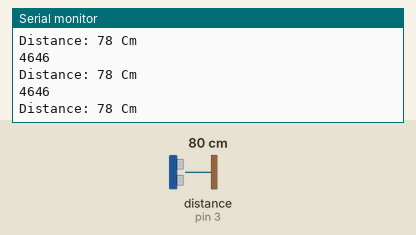
A sketch run on a simulated Arduino Uno, built with avr-gcc and run on an emulated ATmega328P. Shown: the last lines printed to the serial monitor. Wiring (inferred from the names in the program): ultrasonic range finder: trigger pin 2; echo pin 3. Inputs (shaded band) come from the test bench; at power-on: distance to the obstacle (sensor on pin 3) 80 cm. The echo pulse lasts 58.3 µs per cm.

Above: at 1.2 s.
1.3 s: distance to the obstacle (sensor on pin 3) set to 60 cm
At 1.36 s:
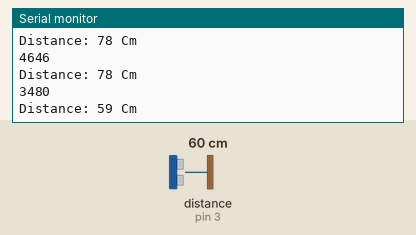
4.3 s: distance to the obstacle (sensor on pin 3) set to 4 cm
At 4.3 s:
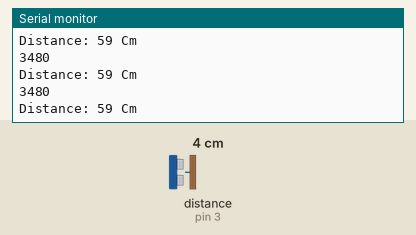
5.8 s: distance to the obstacle (sensor on pin 3) set to 18 cm
At 5.84 s:
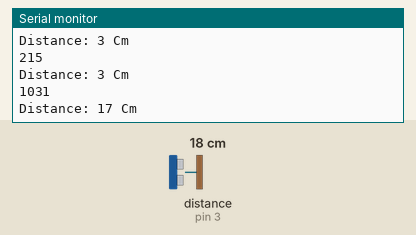
Timing chart, 0 to 8.8 s (numbered marks = the images above; inputs shaded):
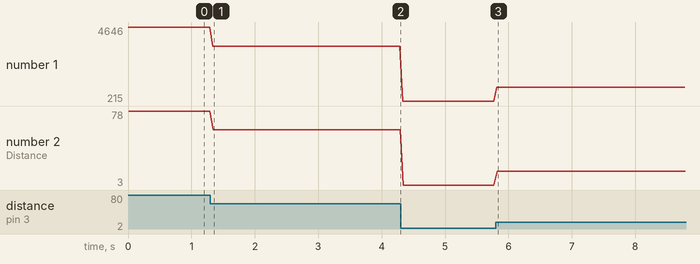

The sketch:

choeumpa.ino
```cpp
#include <SoftwareSerial.h>

#define TRIG 2  //TRIG pin set(초음파 발생)
#define ECHO 3  //ECHO pin set(초음파 받음)
#define RXD 8  // 블루투스 송신선
#define TXD 7  // 블루투스 수신선

SoftwareSerial bluetooth(RXD, TXD);

void setup() {
  Serial.begin(9600);
  bluetooth.begin(9600);

  pinMode(TRIG, OUTPUT);
  pinMode(ECHO, INPUT);
}

void loop()
{
  long duration, distance;

  digitalWrite(TRIG, LOW);
  delayMicroseconds(2);
  digitalWrite(TRIG, HIGH);
  delayMicroseconds(10);
  digitalWrite(TRIG, LOW);

  duration = pulseIn(ECHO, HIGH);

  distance = duration * 17 / 1000;


  if(distance <= 1) {
    bluetooth.write('1');
    delay(5000);
  }

  Serial.println(duration);
  Serial.print("\nDistance: ");
  Serial.print(distance);
  Serial.println(" Cm");

  delay(50);
}
```

Measured:
- after the input at 1.3 s, the serial monitor: prints a new line at once (image 1)
- after the input at 5.8 s, the serial monitor: prints a new line at once (image 3)
- plotted number 1: 4646 → 3480 after the input at 1.3 s, 3480 → 215 after the input at 4.3 s, 215 → 1031 after the input at 5.8 s
- plotted number 2: 78 → 59 after the input at 1.3 s, 59 → 3 after the input at 4.3 s, 3 → 17 after the input at 5.8 s
